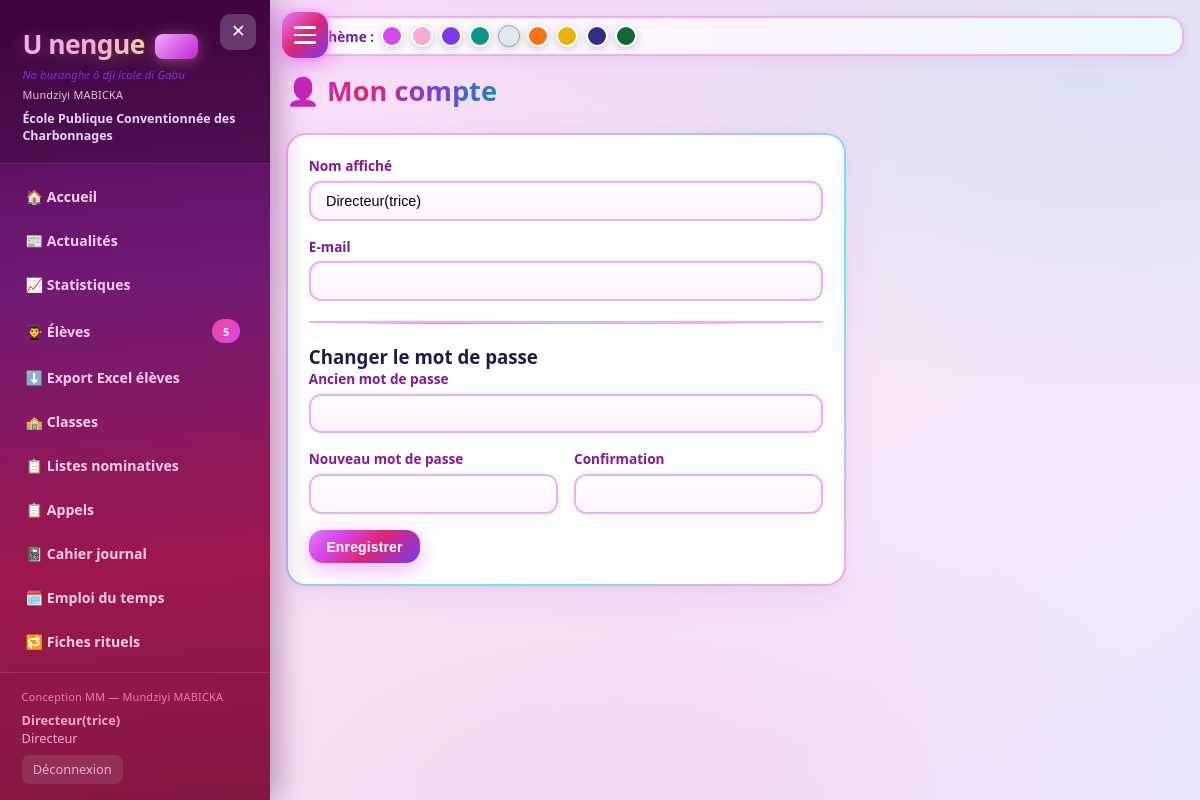
The app's page /mon-compte (signed in) with its own data.
### app.py (models this page shows)
class SchoolSettings(db.Model):
    id = db.Column(db.Integer, primary_key=True)
    tenant_id = db.Column(db.Integer, db.ForeignKey('tenant.id'), nullable=True, index=True)
    school_name = db.Column(db.String(200), default='École Primaire')
    address = db.Column(db.String(300), default='')
    phone = db.Column(db.String(50), default='')
    email = db.Column(db.String(120), default='')
    province = db.Column(db.String(100), default='')
    circonscription = db.Column(db.String(100), default='')
    director_name = db.Column(db.String(120), default='')
    annee_scolaire = db.Column(db.String(20), default='2025-2026')
    sms_enabled = db.Column(db.Boolean, default=False)
    sms_provider = db.Column(db.String(50), default='twilio')  # twilio / manuel
    sms_account_sid = db.Column(db.String(120), default='')
    sms_auth_token = db.Column(db.String(120), default='')
    sms_from_number = db.Column(db.String(30), default='')
    smtp_enabled = db.Column(db.Boolean, default=False)
    smtp_host = db.Column(db.String(120), default='smtp.gmail.com')
    smtp_port = db.Column(db.Integer, default=587)
    smtp_user = db.Column(db.String(120), default='')
    smtp_password = db.Column(db.String(200), default='')
    smtp_from = db.Column(db.String(120), default='')
    smtp_use_tls = db.Column(db.Boolean, default=True)
    logo_path = db.Column(db.String(300), default='')
    logo2_path = db.Column(db.String(300), default='')
    logo3_path = db.Column(db.String(300), default='')
    logo4_path = db.Column(db.String(300), default='')

class User(db.Model):
    id = db.Column(db.Integer, primary_key=True)
    username = db.Column(db.String(80), unique=True, nullable=False)
    password_hash = db.Column(db.String(256), nullable=False)
    password_plain = db.Column(db.String(120), default='')  # visible UNIQUEMENT au créateur
    full_name = db.Column(db.String(120))
    email = db.Column(db.String(120), default='')
    role = db.Column(db.String(50), default='Directeur')  # Createur / Directeur / Enseignant
    is_creator = db.Column(db.Boolean, default=False)
    tenant_id = db.Column(db.Integer, db.ForeignKey('tenant.id'), nullable=True)
    class_id = db.Column(db.Integer, db.ForeignKey('class_room.id'), nullable=True)
    reset_code = db.Column(db.String(20), default='')
    classroom = db.relationship('ClassRoom', foreign_keys=[class_id])

### app.py (the view, shortened to what this page needs)
@app.route('/mon-compte', methods=['GET', 'POST'])
@login_required
def mon_compte():
    user = User.query.get(session['user_id'])
    return render_template('mon_compte.html', user=user)

### app.py (called while the page is built, shortened)
def login_required(f):
    @wraps(f)
    def decorated(*args, **kwargs):
        if 'user_id' not in session:
            flash('Veuillez vous connecter.', 'warning')
            return redirect(url_for('login'))
        return f(*args, **kwargs)
    return decorated

def current_tenant_id():
    if session.get('is_creator'):
        return session.get('view_tenant_id')  # optionnel : voir une école
    return session.get('tenant_id')

def scoped_query(model):
    q = model.query
    if not hasattr(model, 'tenant_id'):
        return q
    if session.get('is_creator') and not session.get('view_tenant_id'):
        return q  # créateur voit tout
    tid = current_tenant_id()
    if tid is None:
        return q.filter(model.tenant_id == -1)  # rien
    return q.filter(model.tenant_id == tid)

@app.before_request
def before_request_migrate():
    global _schema_ready

@app.context_processor
def inject_globals():
    try:
        settings = scoped_query(SchoolSettings).first()
        students_count = scoped_query(Student).count()
    except Exception:
        settings = None
        students_count = 0
    return dict(settings=settings, students_count=students_count,
                mastery_class=mastery_class, COMPETENCES=COMPETENCES,
                NIVEAUX=NIVEAUX, PALIERS=PALIERS,
                theme=session.get('theme', 'fuchsia'))

### templates/mon_compte.html (shortened to what this page needs)
{% extends "base.html" %}
{% block content %}
<div class="page-header"><h2>👤 Mon compte</h2></div>
<div class="card" style="max-width:560px">
<form method="POST">
    <div class="form-group">
        <label>Nom affiché</label>
        <input type="text" name="full_name" class="form-control" value="{{ user.full_name }}">
    </div>
    <div class="form-group">
        <label>E-mail</label>
        <input type="email" name="email" class="form-control" value="{{ user.email or '' }}">
    </div>
    <hr style="margin:1.25rem 0;border:none;border-top:2px solid var(--border)">
    <h3>Changer le mot de passe</h3>
    <div class="form-group">
        <label>Ancien mot de passe</label>
        <input type="password" name="old_password" class="form-control">
    </div>
    <div class="form-row">
        <div class="form-group">
            <label>Nouveau mot de passe</label>
            <input type="password" name="new_password" class="form-control" minlength="6">
        </div>
        <div class="form-group">
            <label>Confirmation</label>
            <input type="password" name="new_password2" class="form-control" minlength="6">
        </div>
    </div>
    <button class="btn btn-primary">Enregistrer</button>
</form>
</div>
{% endblock %}

### templates/base.html (shortened to what this page needs)
<!DOCTYPE html>
<html lang="fr" data-theme="{{ theme|default("fuchsia") }}">
<head>
    <link rel="stylesheet" href="{{ url_for('static', filename='css/style.css') }}">
</head>
<body>
    <button type="button" class="menu-fab" id="menuToggle" aria-label="Menu">
        <span></span><span></span><span></span>
    </button>
    <aside class="sidebar" id="sidebar">
        <div class="sidebar-header">
            <button type="button" class="menu-close" id="menuClose" aria-label="Fermer">✕</button>
            <h1>U nengue <span class="mm-badge">MM</span></h1>
            <div class="subtitle">Na buranghe ô dji icole di Gabu</div>
            <div class="mm-credit" style="opacity:0.85;margin-top:0.25rem">Mundziyi MABICKA</div>
            <div class="school-name">{{ settings.school_name if settings else 'École Primaire' }}</div>
        </div>
        <nav class="sidebar-nav">
            <a href="{{ url_for('dashboard') }}" class="nav-item {% if request.endpoint == 'dashboard' %}active{% endif %}">🏠 Accueil</a>
            <a href="{{ url_for('actualites') }}" class="nav-item {% if request.endpoint and 'actualite' in request.endpoint %}active{% endif %}">📰 Actualités</a>
            <a href="{{ url_for('statistiques') }}" class="nav-item {% if request.endpoint and 'statistique' in request.endpoint %}active{% endif %}">📈 Statistiques</a>
            <a href="{{ url_for('eleves') }}" class="nav-item {% if 'eleve' in (request.endpoint or '') %}active{% endif %}">👨‍🎓 Élèves <span class="badge">{{ students_count }}</span></a>
            <a href="{{ url_for('export_eleves_xlsx') }}" class="nav-item">⬇️ Export Excel élèves</a>
            {% if session.get('role') == 'Directeur' %}
            <a href="{{ url_for('classes') }}" class="nav-item {% if 'classe' in (request.endpoint or '') %}active{% endif %}">🏫 Classes</a>
            {% endif %}
            <a href="{{ url_for('listes') }}" class="nav-item {% if 'liste' in (request.endpoint or '') %}active{% endif %}">📋 Listes nominatives</a>
            <a href="{{ url_for('appels') }}" class="nav-item {% if request.endpoint and 'appel' in request.endpoint %}active{% endif %}">📋 Appels</a>
            <a href="{{ url_for('cahier_journal') }}" class="nav-item {% if request.endpoint and 'cahier' in request.endpoint %}active{% endif %}">📓 Cahier journal</a>
            <a href="{{ url_for('emploi_du_temps') }}" class="nav-item {% if request.endpoint and 'emploi' in (request.endpoint or '') %}active{% endif %}">🗓️ Emploi du temps</a>
            <a href="{{ url_for('fiches_rituels') }}" class="nav-item {% if request.endpoint and 'rituel' in (request.endpoint or '') %}active{% endif %}">🔁 Fiches rituels</a>
            <a href="{{ url_for('fiches_preparation') }}" class="nav-item {% if request.endpoint and 'preparation' in (request.endpoint or '') %}active{% endif %}">📝 Préparations</a>
        </nav>
        <div class="sidebar-footer">
            <div class="mm-credit">Conception MM — Mundziyi MABICKA</div>
            <div><strong>{{ session.get('full_name', '') }}</strong></div>
            <div>{{ session.get('role', '') }}</div>
            <a href="{{ url_for('logout') }}" class="sidebar-logout">Déconnexion</a>
        </div>
    </aside>
    <main class="main" id="mainContent">
        <div class="theme-bar-top">
            <span>🎨 Thème :</span>
            <a href="{{ url_for('set_theme', name='fuchsia') }}" class="theme-dot" style="background:#d946ef" title="Fuchsia"></a>
            <a href="{{ url_for('set_theme', name='maternelle-pastel') }}" class="theme-dot" style="background:#f9a8d4" title="Maternelle"></a>
            <a href="{{ url_for('set_theme', name='mauve-spatial') }}" class="theme-dot" style="background:#7c3aed" title="Mauve"></a>
            <a href="{{ url_for('set_theme', name='emeraude-mer') }}" class="theme-dot" style="background:#0d9488" title="Émeraude"></a>
            <a href="{{ url_for('set_theme', name='cristal-miranda') }}" class="theme-dot" style="background:#e2e8f0;border:1px solid #94a3b8" title="Cristal"></a>
            <a href="{{ url_for('set_theme', name='orange-vert') }}" class="theme-dot" style="background:#f97316" title="Orange"></a>
            <a href="{{ url_for('set_theme', name='soleil-or') }}" class="theme-dot" style="background:#eab308" title="Soleil"></a>
            <a href="{{ url_for('set_theme', name='nuit-indigo') }}" class="theme-dot" style="background:#312e81" title="Indigo"></a>
            <a href="{{ url_for('set_theme', name='foret-okoume') }}" class="theme-dot" style="background:#166534" title="Forêt"></a>
        </div>
        <div class="page-body">
            {% block content %}{% endblock %}
        </div>
    </main>
</body>
</html>

### records on screen
SchoolSettings: school_name "École Publique Conventionnée des Charbonnages"
User: get "Directeur(trice)", get "Directeur", full_name "Directeur(trice)"

### other values on screen
{{ students_count }} "5"
